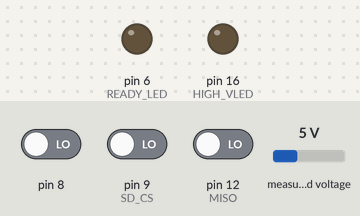
A sketch run on a simulated Arduino Uno, built for the host (arithmetic inside an expression is 32-bit, double 64-bit). Parts: output pins drawn as LEDs (lit = HIGH). Wiring (inferred from the names in the program): INA219 current sensor at I2C address 0x40. Inputs (shaded band) come from the test bench; at power-on: pin 9 (SD_CS) LOW, pin 8 LOW, pin 12 (MISO) LOW, measured voltage 5 V. Storage starts empty; pins used as bus, display or sensor lines are not drawn.

Above: at 1.2 s.
1.3 s: pin 9 (SD_CS) driven HIGH
At 4.1 s:
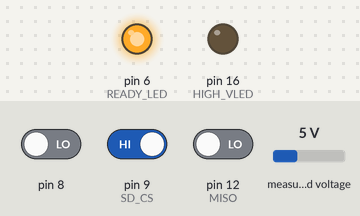
4.3 s: pin 9 (SD_CS) driven LOW
At 4.9 s:
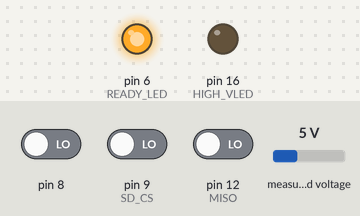
Timing chart, 0 to 7.3 s (numbered marks = the images above; inputs shaded):
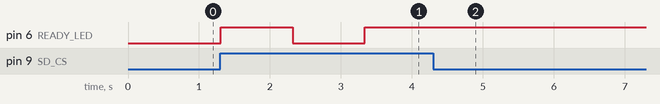

Measured:
- after the input at 1.3 s, pin 6 (READY_LED): LOW → HIGH at once, → LOW 1.0 s later, → HIGH 1.0 s later
- after the input at 4.3 s, pin 6 (READY_LED): stops changing and stays HIGH

The sketch:

Accelerometer_Module.ino
```cpp
/*
 * Board: Accelerometer Module
 * Version: v1.0
 * Description: The goal of this board is to measure the frequency of vibrations in the chassis
 * in order to perform modal analysis.
 */

/****** Libraries ******/
#include <SPI.h>
#include <SD.h>
#include <Wire.h>

/****** LED Macros ******/
// Voltage Indicator LED
#define DDR_VLED DDRC
#define PORT_VLED PORTC
#define HIGH_VLED PC2
#define MED_VLED PC1
#define LOW_VLED PC0

// Status LED
#define DDR_SLED DDRD
#define PORT_SLED PORTD
#define ON_LED PD5
#define READY_LED PD6


/****** Button Macros ******/
#define BUTTON PD7
#define DDR_BUTTON DDRD


/****** SPI Macros ******/
#define MOSI PB3
#define MISO PB4
#define SCK PB5
#define DDR_SPI DDRB
#define PORT_SPI PORTB

// Accelerometer
#define ACC_CS PB2

#define READ 1
#define WRITE 0
#define MULTIPLE 1
#define SINGLE 0
#define RWbit 7 // Location of Read/Write Bit (Accelerometer)
#define MSbit 6 // Location of Multiple/Single Bit (Accelerometer)
#define WHOAMI 0x0F // Location if WHO AM I register (Accelerometer)
#define OUT_XL 0b101000 // Location of OUT_X_L (Accelerometer)
#define OUT_XH 0b101001 // Location of OUT_X_H (Accelerometer)
#define OUT_YL 0b101010 // Location of OUT_Y_L (Accelerometer)
#define OUT_YH 0b101011 // Location of OUT_Y_H (Accelerometer)
#define OUT_ZL 0b101100 // Location of OUT_Z_L (Accelerometer)
#define OUT_ZH 0b101101 // Location of OUT_Z_H (Accelerometer)

// SD Card
#define SD_CS PB1

/****** I2C Macros ******/
#define INA260_ADDR 1000000
#define VOLTAGE_REG 0x02

// Variable Declaration

void setup() {

  DDR_SLED |= _BV(READY_LED);
  DDR_BUTTON &= ~_BV(BUTTON);
  DDR_VLED |= _BV(HIGH_VLED);

  // Accelerometer CS Pin
  DDR_SPI |= _BV(ACC_CS);

  // Activate SD Card @ CS Pin
  // TODO: Check if PB1 can be used a select pin input for .begin() function
  SD.begin(SD_CS);

  // Activate I2C Communication
  Wire.begin();

  // Set SPI pins at Output
  DDR_SPI |= _BV(SCK) | _BV(MOSI);


//  PCICR |= _BV(PCIE2);
//  PCMSK2 |= _BV(PCINT23);
//  sei();
}

//ISR(PCINT2_vect) {
//  PORTD ^= _BV(PD6);
//}

void loop() {
  int xyzData[6]; // initalize memset

  // QUESTION: Do I need this if I initalize the variable in every loop?
  memset(xyzData,0,6); // set xyzData to zeros

  // get accelerometer data
  for (int i = 0; i < 6; i++) {
    xyzData[ i ] = getData(READ, SINGLE, (OUT_XL + i), ACC_CS);
  }

  // creates/opens file "data.txt"
  // starts writing at END of file
  File data = SD.open("data.txt", FILE_WRITE);
  if (data) {
    for ( int i = 0; i < 3; i++ ) {
      data.println(xyzData[ i*2 ] >> 6 | xyzData[ (i*2)+1 ] << 2);
    }
    data.println("");
    data.close();
  }

  // I2C Slave Address (INA260) -- 1000000
  // Bus Voltage register (0x02)
  // Alert Limit register (0x07)
  Wire.beginTransmission(INA260_ADDR);
  Wire.write(byte(VOLTAGE_REG));
  Wire.endTransmission();
  Wire.requestFrom(INA260_ADDR, 16);
  int voltage = 0b0;
  while (Wire.available()) {
    int data = Wire.read();
    // Will the data come in the right order to collect it like this?
    voltage = (voltage << 1) | data;
  }

  if (bit_is_set( PINB, PB1 )) {
    PORT_SLED ^= _BV(READY_LED);
    delay(1000);
  }
}

int getData(int rwbit, int msbit, int address, int cs) {
  // Accelerometer Datasheet - Max Speed 1MHz
  // Page 27 - SPI MODE 0 - Output on Falling Edge, Data Capture on Rising Edge

  SPI.beginTransaction(SPISettings(400000, MSBFIRST, SPI_MODE0));
  PORT_SPI &= ~_BV(cs);
  int output = SPI.transfer(rwbit << RWbit | msbit << MSbit | address);
  PORT_SPI |= _BV(cs);
  SPI.endTransaction();
  return output;
}
```
